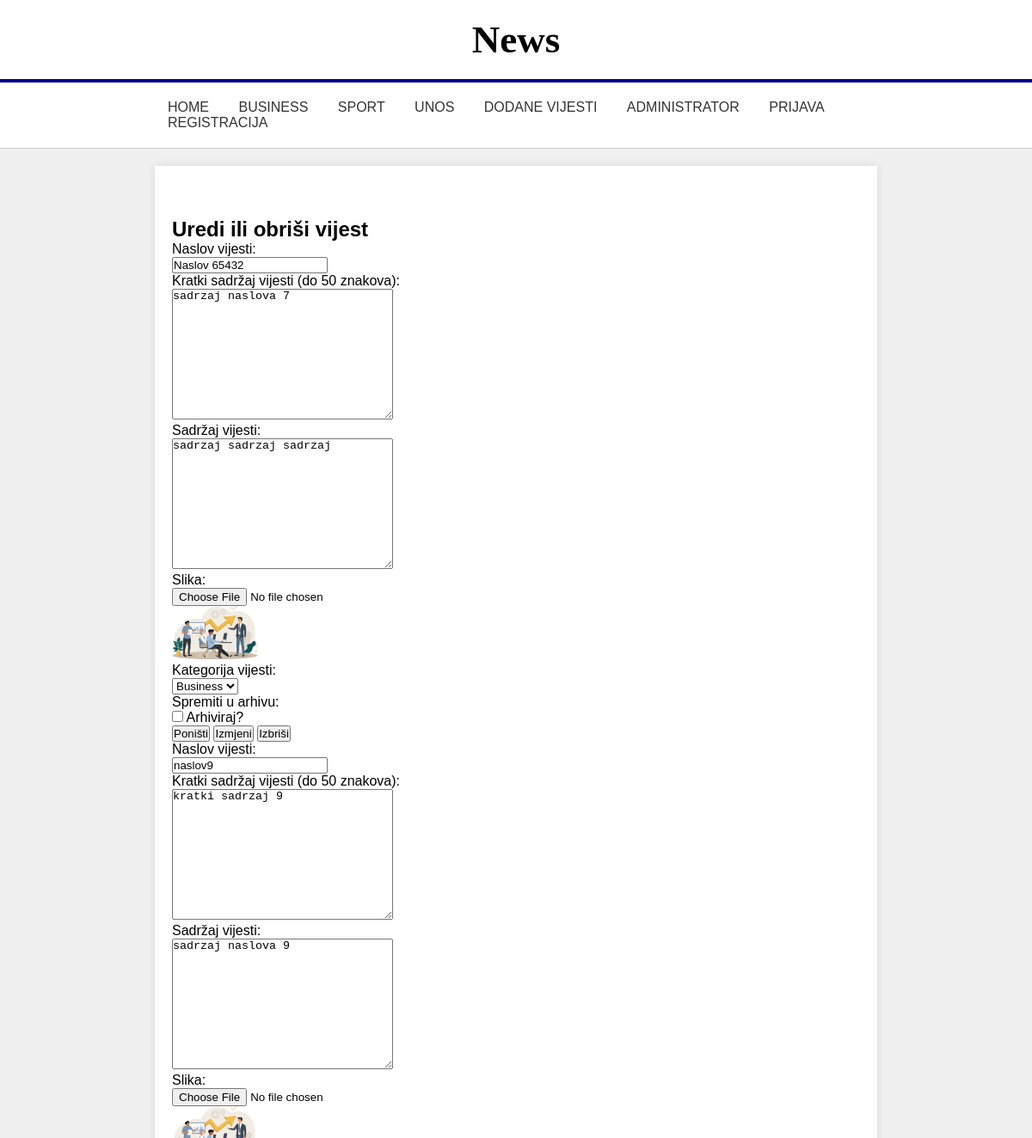
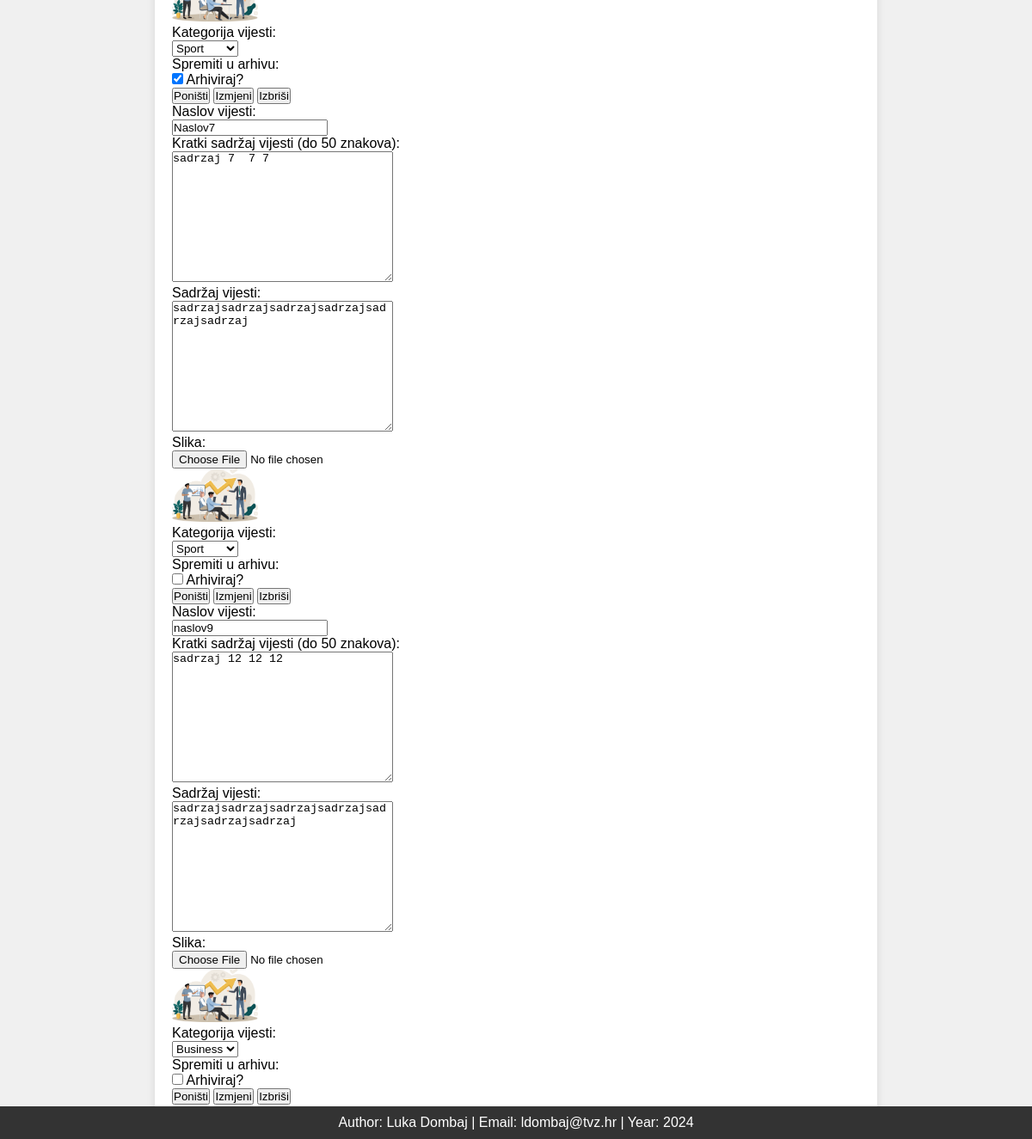
The page /administrator.php on the database its author committed (2 pictures, top to bottom).
### tables this page shows
CREATE TABLE `news` (
  `id` int(11) NOT NULL,
  `naslov` varchar(255) NOT NULL,
  `sazetak` text NOT NULL,
  `sadrzaj` text NOT NULL,
  `kategorija` varchar(50) NOT NULL,
  `arhivirano` tinyint(1) NOT NULL,
  `slika_url` varchar(255) NOT NULL
);

### administrator.php (the view, shortened to what this page needs)
<!DOCTYPE html>
<html lang="hr">
<head>
    <link rel="stylesheet" href="style.css">
</head>
<body>
    <header>
        <h1>News</h1>
        <hr class="blue-line">
        <nav>
            <ul>
                <li><a href="index.html">HOME</a></li>
                <li><a href="business_category.html">BUSINESS</a></li>
                <li><a href="sport_category.html">SPORT</a></li>
                <li><a href="unos.html">UNOS</a></li>
                <li><a href="index.php">DODANE VIJESTI</a></li>
                <li><a href="administrator.php">ADMINISTRATOR</a></li>
                <li><a href="login.php">PRIJAVA</a></li>
                <li><a href="registracija.php">REGISTRACIJA</a></li>
            </ul>
        </nav>
    </header>
    <div class="main-container">
    <main>
        <section id="admin-news">
            <h2>Uredi ili obriši vijest</h2>
            <?php
            $servername = "localhost";
            $username = "root";
            $password = "";
            $database = "news";
            $port = 3307;
            $dbc = new mysqli($servername, $username, $password, $database, $port);
            $query = "SELECT * FROM news";
            $result = $dbc->query($query);
            while ($row = $result->fetch_assoc()) {
                echo '<form enctype="multipart/form-data" action="" method="POST">
                    <div class="form-item">
                        <label for="title">Naslov vijesti:</label>
                        <div class="form-field">
                            <input type="text" name="title" class="form-field-textual" value="' . htmlspecialchars($row['naslov']) . '">
                        </div>
                    </div>
                    <div class="form-item">
                        <label for="summary">Kratki sadržaj vijesti (do 50 znakova):</label>
                        <div class="form-field">
                            <textarea name="summary" cols="30" rows="10" class="form-field-textual">' . htmlspecialchars($row['sazetak']) . '</textarea>
                        </div>
                    </div>
                    <div class="form-item">
                        <label for="content">Sadržaj vijesti:</label>
                        <div class="form-field">
                            <textarea name="content" cols="30" rows="10" class="form-field-textual">' . htmlspecialchars($row['sadrzaj']) . '</textarea>
                        </div>
                    </div>
                    <div class="form-item">
                        <label for="image">Slika:</label>
                        <div class="form-field">
                            <input type="file" class="input-text" id="image" name="image"/>
                            <br><img src="' . htmlspecialchars($row['slika_url']) . '" width=100px>
                        </div>
                    </div>
                    <div class="form-item">
                        <label for="category">Kategorija vijesti:</label>
                        <div class="form-field">
                            <select name="category" class="form-field-textual">
                                <option value="Business"' . ($row['kategorija'] == 'Business' ? ' selected' : '') . '>Business</option>
                                <option value="Sport"' . ($row['kategorija'] == 'Sport' ? ' selected' : '') . '>Sport</option>
                            </select>
                        </div>
                    </div>
                    <div class="form-item">
                        <label>Spremiti u arhivu:
                        <div class="form-field">';
                if ($row['arhivirano'] == 0) {
                    echo '<input type="checkbox" name="archive"/> Arhiviraj?';
                } else {
                    echo '<input type="checkbox" name="archive" checked/> Arhiviraj?';
                }
                echo '</div>
                        </label>
                    </div>
                    <div class="form-item">
                        <input type="hidden" name="id" value="' . $row['id'] . '">
                        <button type="reset">Poništi</button>
                        <button type="submit" name="update">Izmjeni</button>
                        <button type="submit" name="delete">Izbriši</button>
                    </div>
                </form>';
            }
            ?>
        </section>
    </main>
</div>
<footer>
    <p>Author: Luka Dombaj | Email: ldombaj@tvz.hr | Year: 2024</p>
</footer>
</body>
</html>

### style.css (style rules this page uses)
* { box-sizing: border-box; margin: 0; padding: 0; }
body { font-family: Arial, sans-serif; background-color: #f0f0f0; }
header { padding-top: 20px; padding-bottom: 20px; text-align: center; border-bottom: 1px solid #ccc; background-color: #fff; }
header h1 { margin-bottom: 10px; font-size: 45px; font-family: 'Times New Roman'; }
.blue-line { border: none; height: 4px; background-color: darkblue; margin-top: 20px; margin-bottom: 20px; }
header nav { width: 70%; margin: 0 auto; text-align: left; }
nav ul { list-style: none; padding: 0; }
nav ul li { display: inline; margin: 0 15px; }
nav ul li a { text-decoration: none; color: #333; }
.main-container { background-color: #fff; width: 70%; margin: 20px auto; padding: 20px; box-shadow: 0 0 10px rgba(0, 0, 0, 0.1); }
main { width: 100%; }
section { margin-top: 40px; }
footer { background: #333; color: #fff; text-align: center; padding: 10px; bottom: 0; width: 100%; position: fixed; }
a { text-decoration: none; color: #000; }

### rows shown on the page
news: title "Naslov 65432", summary "sadrzaj naslova 7", content "sadrzaj sadrzaj sadrzaj", slika_url (picture), category "Business"
news: title "naslov9", summary "kratki sadrzaj 9", content "sadrzaj naslova 9", slika_url (picture), category "Sport"
news: title "Naslov7", summary "sadrzaj 7 7 7", content "sadrzajsadrzajsadrzajsadrzajsadrzajsadrzaj", slika_url (picture), category "Sport"
news: title "naslov9", summary "sadrzaj 12 12 12", content "sadrzajsadrzajsadrzajsadrzajsadrzajsadrzajsadrzaj", slika_url (picture), category "Business"
